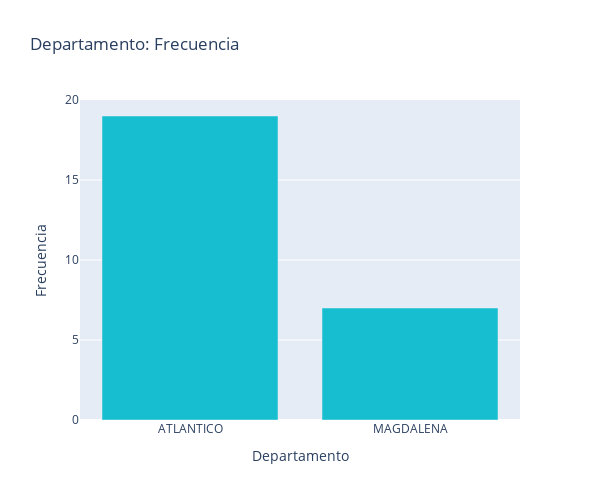

Notebook code for this chart:
### Markdown cell above
Podemos ver que la variable ***Departamento*** es categóricas  y tiene dos categorías, una de ellas es **Atlantico** la cual tiene mayor frecuencia, representando aproximadamente el 73% de los registros en los datos. A continuación un diagrama de barras:

### Code cell
fig=px.bar(datos['DEPARTAMENTO'].value_counts().sort_index(),
           x=datos['DEPARTAMENTO'].value_counts().index,
           y=datos['DEPARTAMENTO'].value_counts().values,
           labels={'x':'Departamento', 'y':'Frecuencia'},
           title='Departamento: Frecuencia',
           color_discrete_sequence=['#17becf']).update_layout(xaxis_title='Departamento',
                                            yaxis_title='Frecuencia',
                                            xaxis=dict(categoryorder='total descending'),
                                            height=500, width=600).show()

### Figure 1 — Plotly figure (JSON) as saved in the notebook; plotly's stock layout.template omitted (floating-point values rounded to 4 significant figures)
{"data": [{"alignmentgroup": "True", "hovertemplate": "Departamento=%{x}<br>Frecuencia=%{y}<extra></extra>", "legendgroup": "", "marker": {"color": "#17becf", "pattern": {"shape": ""}}, "name": "", "offsetgroup": "", "orientation": "v", "showlegend": false, "textposition": "auto", "type": "bar", "x": ["ATLANTICO", "MAGDALENA"], "xaxis": "x", "y": [19, 7], "yaxis": "y"}], "layout": {"barmode": "relative", "height": 500, "legend": {"tracegroupgap": 0}, "title": {"text": "Departamento: Frecuencia"}, "width": 600, "xaxis": {"anchor": "y", "categoryorder": "total descending", "domain": [0, 1], "title": {"text": "Departamento"}}, "yaxis": {"anchor": "x", "domain": [0, 1], "title": {"text": "Frecuencia"}}}}
